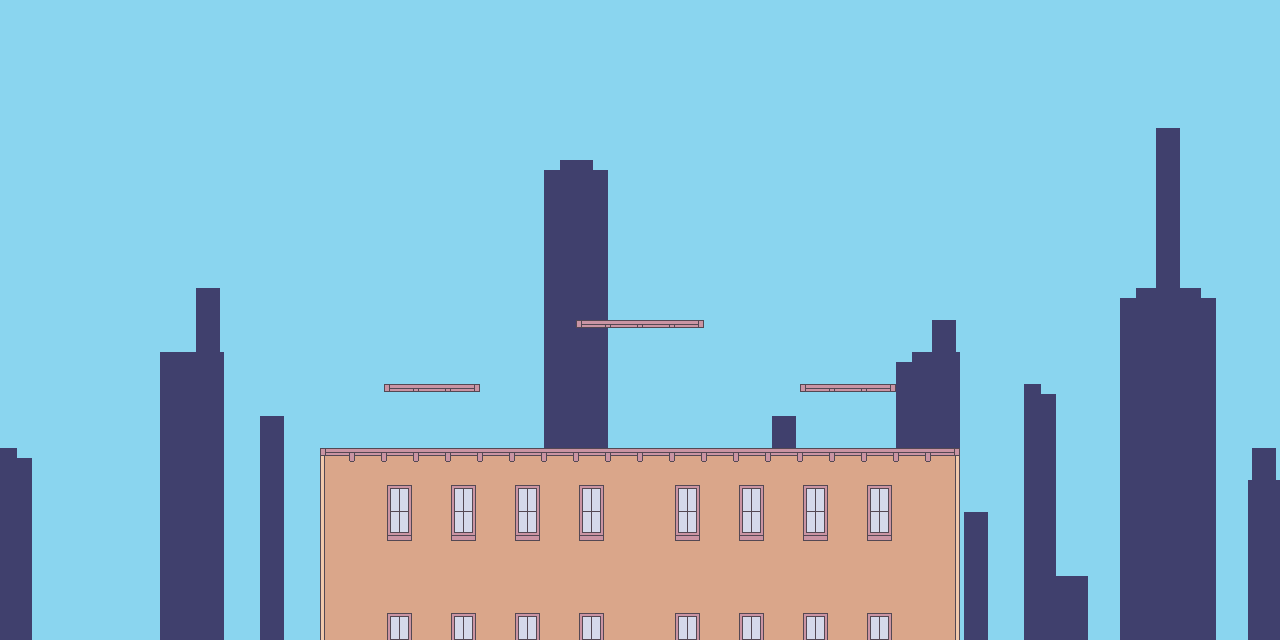

Below is a game level as drawn by its tile map, then a one-line description and the .tmx that defines it (tile-layer data replaced by summaries):
An orthogonal 40x20 tile map with 32x32 px tiles, 4 tile layers (SKY, BACK, MIDDLE, FRONT), 2 tilesets and 4 objects.

<map version="1.0" orientation="orthogonal" renderorder="right-down" width="40" height="20" tilewidth="32" tileheight="32" nextobjectid="24">
 <tileset firstgid="1" name="town" tilewidth="32" tileheight="32" spacing="1" tilecount="32" columns="8">
  <image source="../sprites/tilesets/town.PNG" width="276" height="149" />
 </tileset>
 <tileset firstgid="33" name="background" tilewidth="32" tileheight="32" spacing="1" tilecount="4" columns="2">
  <image source="../sprites/tilesets/background.png" width="65" height="65" />
 </tileset>
 <layer name="SKY" width="40" height="20">
  <data>[800 cells, 800 non-empty, 1 distinct tile ids]</data>
 </layer>
 <layer name="BACK" width="40" height="20">
  <data>[800 cells, 157 non-empty, 4 distinct tile ids]</data>
 </layer>
 <layer name="MIDDLE" width="40" height="20">
  <data>[800 cells, 130 non-empty, 11 distinct tile ids]</data>
 </layer>
 <layer name="FRONT" width="40" height="20">
  <data>[800 cells, 0 non-empty, 0 distinct tile ids]</data>
 </layer>
 <objectgroup name="COLLISION">
  <object id="20" x="320" y="448" width="640" height="256" />
  <object id="21" x="384" y="384" width="96" />
  <object id="22" x="576" y="320" width="128" />
  <object id="23" x="800" y="384" width="96" />
 </objectgroup>
 <objectgroup name="ENTITIES" />
</map>
